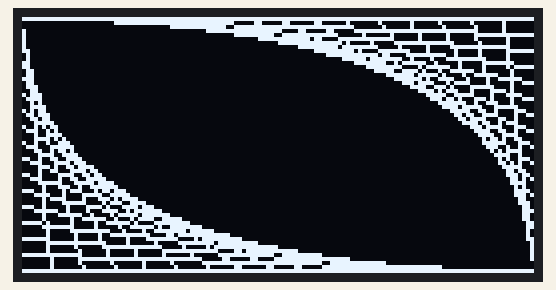
This sketch was run on a simulated Arduino Nano, built with avr-gcc and run on an emulated ATmega328P. Parts: 128×64 one-colour display.

Above: at 0.2 s.

The sketch:

_04_draw_lines_test.ino
```cpp
#include <Arduino.h>
#include <U8g2lib.h>
#include <SPI.h>

// The pins I used on the Arduino Nano
// See https://github.com/olikraus/u8g2/wiki/setup_tutorial
#define DATA_PIN 11 // SDA, MOSI
#define CLOCK_PIN 13 // SCL
#define CS_PIN 10 // chip select
#define DC_PIN 9 // Also known as address 0 or A0, not analog 0
#define RES_PIN 8 //  for SPI mode the RES pin becomes "Chip Select".
// We are using a 4 wire hardware SPI communications system.  Data is on pin 11 and clock on 13
// U8G2_R0 is the rotation number
U8G2_SSD1306_128X64_VCOMH0_F_4W_HW_SPI u8g2(U8G2_R0, CS_PIN, DC_PIN, RES_PIN);
void setup()
{
  pinMode(DC_PIN, OUTPUT);
  digitalWrite(DC_PIN, 0);  // default output in I2C mode for the SSD1306 test shield: set the i2c adr to 0
  u8g2.begin();
  // load standard 20px high font
  u8g2.setFont(u8g_font_unifont);
}

void loop()
{
  u8g2.firstPage();

  /* Keep looping until finished drawing screen */
  do
  {
    int steps = 16;
    int dx = 128/steps;
    int dy = 64/steps;
    int y = 0;
    for(int x=0; x<128; x+=dx) {
        u8g2.drawLine(x, 0, 127, y);
        u8g2.drawLine(127-x, 63, 0, 63-y);
       y+=dy;
    }

  } while(u8g2.nextPage());
}
```
